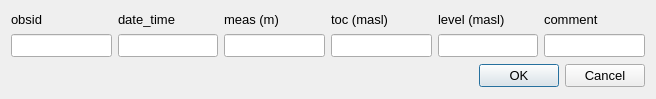
<?xml version="1.0" encoding="UTF-8"?>
<ui version="4.0">
 <class>TheDialog</class>
 <widget class="QDialog" name="TheDialog">
  <property name="windowModality">
   <enum>Qt::ApplicationModal</enum>
  </property>
  <property name="geometry">
   <rect>
    <x>0</x>
    <y>0</y>
    <width>656</width>
    <height>99</height>
   </rect>
  </property>
  <property name="sizePolicy">
   <sizepolicy hsizetype="Preferred" vsizetype="Preferred">
    <horstretch>0</horstretch>
    <verstretch>0</verstretch>
   </sizepolicy>
  </property>
  <property name="minimumSize">
   <size>
    <width>600</width>
    <height>0</height>
   </size>
  </property>
  <property name="maximumSize">
   <size>
    <width>16777215</width>
    <height>99</height>
   </size>
  </property>
  <property name="windowTitle">
   <string>Dialog</string>
  </property>
  <layout class="QGridLayout" name="gridLayout">
   <item row="0" column="0">
    <widget class="QLabel" name="label">
     <property name="sizePolicy">
      <sizepolicy hsizetype="Preferred" vsizetype="Fixed">
       <horstretch>0</horstretch>
       <verstretch>0</verstretch>
      </sizepolicy>
     </property>
     <property name="minimumSize">
      <size>
       <width>0</width>
       <height>0</height>
      </size>
     </property>
     <property name="maximumSize">
      <size>
       <width>16777215</width>
       <height>16777215</height>
      </size>
     </property>
     <property name="font">
      <font>
       <family>Arial</family>
       <pointsize>10</pointsize>
      </font>
     </property>
     <property name="text">
      <string>obsid</string>
     </property>
     <property name="alignment">
      <set>Qt::AlignBottom|Qt::AlignLeading|Qt::AlignLeft</set>
     </property>
    </widget>
   </item>
   <item row="0" column="1">
    <widget class="QLabel" name="label_2">
     <property name="sizePolicy">
      <sizepolicy hsizetype="Preferred" vsizetype="Fixed">
       <horstretch>0</horstretch>
       <verstretch>0</verstretch>
      </sizepolicy>
     </property>
     <property name="minimumSize">
      <size>
       <width>0</width>
       <height>0</height>
      </size>
     </property>
     <property name="maximumSize">
      <size>
       <width>16777215</width>
       <height>16777215</height>
      </size>
     </property>
     <property name="font">
      <font>
       <family>Arial</family>
       <pointsize>10</pointsize>
      </font>
     </property>
     <property name="text">
      <string>date_time</string>
     </property>
     <property name="alignment">
      <set>Qt::AlignBottom|Qt::AlignLeading|Qt::AlignLeft</set>
     </property>
    </widget>
   </item>
   <item row="0" column="2">
    <widget class="QLabel" name="label_5">
     <property name="sizePolicy">
      <sizepolicy hsizetype="Preferred" vsizetype="Fixed">
       <horstretch>0</horstretch>
       <verstretch>0</verstretch>
      </sizepolicy>
     </property>
     <property name="minimumSize">
      <size>
       <width>0</width>
       <height>0</height>
      </size>
     </property>
     <property name="maximumSize">
      <size>
       <width>16777215</width>
       <height>16777215</height>
      </size>
     </property>
     <property name="font">
      <font>
       <family>Arial</family>
       <pointsize>10</pointsize>
      </font>
     </property>
     <property name="text">
      <string>meas (m)</string>
     </property>
     <property name="alignment">
      <set>Qt::AlignBottom|Qt::AlignLeading|Qt::AlignLeft</set>
     </property>
    </widget>
   </item>
   <item row="0" column="3">
    <widget class="QLabel" name="label_7">
     <property name="sizePolicy">
      <sizepolicy hsizetype="Preferred" vsizetype="Fixed">
       <horstretch>0</horstretch>
       <verstretch>0</verstretch>
      </sizepolicy>
     </property>
     <property name="minimumSize">
      <size>
       <width>0</width>
       <height>0</height>
      </size>
     </property>
     <property name="maximumSize">
      <size>
       <width>16777215</width>
       <height>16777215</height>
      </size>
     </property>
     <property name="font">
      <font>
       <family>Arial</family>
       <pointsize>10</pointsize>
      </font>
     </property>
     <property name="text">
      <string>toc (masl)</string>
     </property>
     <property name="alignment">
      <set>Qt::AlignBottom|Qt::AlignLeading|Qt::AlignLeft</set>
     </property>
    </widget>
   </item>
   <item row="0" column="4">
    <widget class="QLabel" name="label_9">
     <property name="sizePolicy">
      <sizepolicy hsizetype="Preferred" vsizetype="Fixed">
       <horstretch>0</horstretch>
       <verstretch>0</verstretch>
      </sizepolicy>
     </property>
     <property name="minimumSize">
      <size>
       <width>0</width>
       <height>0</height>
      </size>
     </property>
     <property name="maximumSize">
      <size>
       <width>16777215</width>
       <height>16777215</height>
      </size>
     </property>
     <property name="font">
      <font>
       <family>Arial</family>
       <pointsize>10</pointsize>
      </font>
     </property>
     <property name="text">
      <string>level (masl)</string>
     </property>
     <property name="alignment">
      <set>Qt::AlignBottom|Qt::AlignLeading|Qt::AlignLeft</set>
     </property>
    </widget>
   </item>
   <item row="0" column="5">
    <widget class="QLabel" name="label_11">
     <property name="sizePolicy">
      <sizepolicy hsizetype="Preferred" vsizetype="Fixed">
       <horstretch>0</horstretch>
       <verstretch>0</verstretch>
      </sizepolicy>
     </property>
     <property name="minimumSize">
      <size>
       <width>0</width>
       <height>0</height>
      </size>
     </property>
     <property name="maximumSize">
      <size>
       <width>16777215</width>
       <height>16777215</height>
      </size>
     </property>
     <property name="font">
      <font>
       <family>Arial</family>
       <pointsize>10</pointsize>
      </font>
     </property>
     <property name="text">
      <string>comment</string>
     </property>
     <property name="alignment">
      <set>Qt::AlignBottom|Qt::AlignLeading|Qt::AlignLeft</set>
     </property>
    </widget>
   </item>
   <item row="1" column="0">
    <widget class="QLineEdit" name="obsid">
     <property name="sizePolicy">
      <sizepolicy hsizetype="Preferred" vsizetype="Fixed">
       <horstretch>0</horstretch>
       <verstretch>0</verstretch>
      </sizepolicy>
     </property>
     <property name="minimumSize">
      <size>
       <width>0</width>
       <height>0</height>
      </size>
     </property>
     <property name="maximumSize">
      <size>
       <width>16777215</width>
       <height>16777215</height>
      </size>
     </property>
     <property name="font">
      <font>
       <family>Arial</family>
       <pointsize>10</pointsize>
      </font>
     </property>
     <property name="toolTip">
      <string>&lt;!DOCTYPE HTML PUBLIC &quot;-//W3C//DTD HTML 4.0//EN&quot; &quot;http://www.w3.org/TR/REC-html40/strict.dtd&quot;&gt;
&lt;html&gt;&lt;head&gt;&lt;meta name=&quot;qrichtext&quot; content=&quot;1&quot; /&gt;&lt;style type=&quot;text/css&quot;&gt;
p, li { white-space: pre-wrap; }
&lt;/style&gt;&lt;/head&gt;&lt;body style=&quot; font-family:'Ubuntu'; font-size:11pt; font-weight:400; font-style:normal;&quot;&gt;
&lt;p style=&quot; margin-top:0px; margin-bottom:0px; margin-left:0px; margin-right:0px; -qt-block-indent:0; text-indent:0px;&quot;&gt;&lt;span style=&quot; font-family:'MS Shell Dlg 2'; font-size:8pt;&quot;&gt;must exist in obs_points.obsid&lt;/span&gt;&lt;/p&gt;&lt;/body&gt;&lt;/html&gt;</string>
     </property>
    </widget>
   </item>
   <item row="1" column="1">
    <widget class="QLineEdit" name="date_time">
     <property name="sizePolicy">
      <sizepolicy hsizetype="Preferred" vsizetype="Fixed">
       <horstretch>0</horstretch>
       <verstretch>0</verstretch>
      </sizepolicy>
     </property>
     <property name="minimumSize">
      <size>
       <width>0</width>
       <height>0</height>
      </size>
     </property>
     <property name="maximumSize">
      <size>
       <width>16777215</width>
       <height>16777215</height>
      </size>
     </property>
     <property name="font">
      <font>
       <family>Arial</family>
       <pointsize>10</pointsize>
      </font>
     </property>
     <property name="toolTip">
      <string>&lt;!DOCTYPE HTML PUBLIC &quot;-//W3C//DTD HTML 4.0//EN&quot; &quot;http://www.w3.org/TR/REC-html40/strict.dtd&quot;&gt;
&lt;html&gt;&lt;head&gt;&lt;meta name=&quot;qrichtext&quot; content=&quot;1&quot; /&gt;&lt;style type=&quot;text/css&quot;&gt;
p, li { white-space: pre-wrap; }
&lt;/style&gt;&lt;/head&gt;&lt;body style=&quot; font-family:'MS Shell Dlg 2'; font-size:8.25pt; font-weight:400; font-style:normal;&quot;&gt;
&lt;p style=&quot; margin-top:0px; margin-bottom:0px; margin-left:0px; margin-right:0px; -qt-block-indent:0; text-indent:0px;&quot;&gt;&lt;span style=&quot; font-size:8pt;&quot;&gt;yyyy-mm-dd hh:mm(:ss) &lt;/span&gt;&lt;/p&gt;
&lt;p style=&quot; margin-top:0px; margin-bottom:0px; margin-left:0px; margin-right:0px; -qt-block-indent:0; text-indent:0px;&quot;&gt;&lt;span style=&quot; font-size:8pt;&quot;&gt;(not empty or null)&lt;/span&gt;&lt;/p&gt;&lt;/body&gt;&lt;/html&gt;</string>
     </property>
    </widget>
   </item>
   <item row="1" column="2">
    <widget class="QLineEdit" name="meas">
     <property name="sizePolicy">
      <sizepolicy hsizetype="Preferred" vsizetype="Fixed">
       <horstretch>0</horstretch>
       <verstretch>0</verstretch>
      </sizepolicy>
     </property>
     <property name="minimumSize">
      <size>
       <width>0</width>
       <height>0</height>
      </size>
     </property>
     <property name="maximumSize">
      <size>
       <width>16777215</width>
       <height>16777215</height>
      </size>
     </property>
     <property name="font">
      <font>
       <family>Arial</family>
       <pointsize>10</pointsize>
      </font>
     </property>
     <property name="toolTip">
      <string>&lt;!DOCTYPE HTML PUBLIC &quot;-//W3C//DTD HTML 4.0//EN&quot; &quot;http://www.w3.org/TR/REC-html40/strict.dtd&quot;&gt;
&lt;html&gt;&lt;head&gt;&lt;meta name=&quot;qrichtext&quot; content=&quot;1&quot; /&gt;&lt;style type=&quot;text/css&quot;&gt;
p, li { white-space: pre-wrap; }
&lt;/style&gt;&lt;/head&gt;&lt;body style=&quot; font-family:'MS Shell Dlg 2'; font-size:8.25pt; font-weight:400; font-style:normal;&quot;&gt;
&lt;p style=&quot; margin-top:0px; margin-bottom:0px; margin-left:0px; margin-right:0px; -qt-block-indent:0; text-indent:0px;&quot;&gt;&lt;span style=&quot; font-size:8pt;&quot;&gt;Distance from measuring point (normally top of casing, toc) to water level (m)&lt;/span&gt;&lt;/p&gt;&lt;/body&gt;&lt;/html&gt;</string>
     </property>
    </widget>
   </item>
   <item row="1" column="3">
    <widget class="QLineEdit" name="h_toc">
     <property name="sizePolicy">
      <sizepolicy hsizetype="Preferred" vsizetype="Fixed">
       <horstretch>0</horstretch>
       <verstretch>0</verstretch>
      </sizepolicy>
     </property>
     <property name="minimumSize">
      <size>
       <width>0</width>
       <height>0</height>
      </size>
     </property>
     <property name="maximumSize">
      <size>
       <width>16777215</width>
       <height>16777215</height>
      </size>
     </property>
     <property name="font">
      <font>
       <family>Arial</family>
       <pointsize>10</pointsize>
      </font>
     </property>
     <property name="toolTip">
      <string>&lt;!DOCTYPE HTML PUBLIC &quot;-//W3C//DTD HTML 4.0//EN&quot; &quot;http://www.w3.org/TR/REC-html40/strict.dtd&quot;&gt;
&lt;html&gt;&lt;head&gt;&lt;meta name=&quot;qrichtext&quot; content=&quot;1&quot; /&gt;&lt;style type=&quot;text/css&quot;&gt;
p, li { white-space: pre-wrap; }
&lt;/style&gt;&lt;/head&gt;&lt;body style=&quot; font-family:'MS Shell Dlg 2'; font-size:8.25pt; font-weight:400; font-style:normal;&quot;&gt;
&lt;p style=&quot; margin-top:0px; margin-bottom:0px; margin-left:0px; margin-right:0px; -qt-block-indent:0; text-indent:0px;&quot;&gt;&lt;span style=&quot; font-size:8pt;&quot;&gt;Measuring point level (normally obs_points.h_toc)&lt;/span&gt;&lt;/p&gt;
&lt;p style=&quot; margin-top:0px; margin-bottom:0px; margin-left:0px; margin-right:0px; -qt-block-indent:0; text-indent:0px;&quot;&gt;&lt;span style=&quot; font-size:8pt;&quot;&gt;at the time for the measurement &lt;/span&gt;&lt;/p&gt;
&lt;p style=&quot; margin-top:0px; margin-bottom:0px; margin-left:0px; margin-right:0px; -qt-block-indent:0; text-indent:0px;&quot;&gt;&lt;span style=&quot; font-size:8pt;&quot;&gt;(obs_points.h_toc may vary by time)&lt;/span&gt;&lt;/p&gt;
&lt;p style=&quot; margin-top:0px; margin-bottom:0px; margin-left:0px; margin-right:0px; -qt-block-indent:0; text-indent:0px;&quot;&gt;&lt;span style=&quot; font-size:8pt;&quot;&gt;elevation system given by obs_points.h_syst&lt;/span&gt;&lt;/p&gt;
&lt;p style=&quot;-qt-paragraph-type:empty; margin-top:0px; margin-bottom:0px; margin-left:0px; margin-right:0px; -qt-block-indent:0; text-indent:0px; font-size:8pt;&quot;&gt;&lt;/p&gt;
&lt;p style=&quot; margin-top:0px; margin-bottom:0px; margin-left:0px; margin-right:0px; -qt-block-indent:0; text-indent:0px;&quot;&gt;&lt;span style=&quot; font-size:8pt; font-weight:600;&quot;&gt;Note!&lt;/span&gt;&lt;span style=&quot; font-size:8pt;&quot;&gt; &lt;/span&gt;&lt;/p&gt;
&lt;p style=&quot; margin-top:0px; margin-bottom:0px; margin-left:0px; margin-right:0px; -qt-block-indent:0; text-indent:0px;&quot;&gt;&lt;span style=&quot; font-size:8pt;&quot;&gt;This value can be copied from obs_points &lt;/span&gt;&lt;/p&gt;
&lt;p style=&quot; margin-top:0px; margin-bottom:0px; margin-left:0px; margin-right:0px; -qt-block-indent:0; text-indent:0px;&quot;&gt;&lt;span style=&quot; font-size:8pt;&quot;&gt;table by selecting &lt;/span&gt;&lt;/p&gt;
&lt;p style=&quot; margin-top:0px; margin-bottom:0px; margin-left:0px; margin-right:0px; -qt-block-indent:0; text-indent:0px;&quot;&gt;&lt;span style=&quot; font-size:8pt; font-style:italic;&quot;&gt;Midvatten - Edit Data - calculate w level...&lt;/span&gt;&lt;/p&gt;&lt;/body&gt;&lt;/html&gt;</string>
     </property>
    </widget>
   </item>
   <item row="1" column="4">
    <widget class="QLineEdit" name="level_masl">
     <property name="sizePolicy">
      <sizepolicy hsizetype="Preferred" vsizetype="Fixed">
       <horstretch>0</horstretch>
       <verstretch>0</verstretch>
      </sizepolicy>
     </property>
     <property name="minimumSize">
      <size>
       <width>0</width>
       <height>0</height>
      </size>
     </property>
     <property name="maximumSize">
      <size>
       <width>16777215</width>
       <height>16777215</height>
      </size>
     </property>
     <property name="font">
      <font>
       <family>Arial</family>
       <pointsize>10</pointsize>
      </font>
     </property>
     <property name="toolTip">
      <string>&lt;!DOCTYPE HTML PUBLIC &quot;-//W3C//DTD HTML 4.0//EN&quot; &quot;http://www.w3.org/TR/REC-html40/strict.dtd&quot;&gt;
&lt;html&gt;&lt;head&gt;&lt;meta name=&quot;qrichtext&quot; content=&quot;1&quot; /&gt;&lt;style type=&quot;text/css&quot;&gt;
p, li { white-space: pre-wrap; }
&lt;/style&gt;&lt;/head&gt;&lt;body style=&quot; font-family:'MS Shell Dlg 2'; font-size:8.25pt; font-weight:400; font-style:normal;&quot;&gt;
&lt;p style=&quot; margin-top:0px; margin-bottom:0px; margin-left:0px; margin-right:0px; -qt-block-indent:0; text-indent:0px;&quot;&gt;&lt;span style=&quot; font-size:8pt;&quot;&gt;water level elevation (masl) in system obs_points.h_syst&lt;/span&gt;&lt;/p&gt;
&lt;p style=&quot;-qt-paragraph-type:empty; margin-top:0px; margin-bottom:0px; margin-left:0px; margin-right:0px; -qt-block-indent:0; text-indent:0px; font-size:8pt;&quot;&gt;&lt;/p&gt;
&lt;p style=&quot; margin-top:0px; margin-bottom:0px; margin-left:0px; margin-right:0px; -qt-block-indent:0; text-indent:0px;&quot;&gt;&lt;span style=&quot; font-size:8pt; font-weight:600;&quot;&gt;Note!&lt;/span&gt;&lt;span style=&quot; font-size:8pt;&quot;&gt; &lt;/span&gt;&lt;/p&gt;
&lt;p style=&quot; margin-top:0px; margin-bottom:0px; margin-left:0px; margin-right:0px; -qt-block-indent:0; text-indent:0px;&quot;&gt;&lt;span style=&quot; font-size:8pt;&quot;&gt;This value can be calculated by selecting &lt;/span&gt;&lt;/p&gt;
&lt;p style=&quot; margin-top:0px; margin-bottom:0px; margin-left:0px; margin-right:0px; -qt-block-indent:0; text-indent:0px;&quot;&gt;&lt;span style=&quot; font-size:8pt; font-style:italic;&quot;&gt;Midvatten - Edit Data - calculate w level...&lt;/span&gt;&lt;/p&gt;&lt;/body&gt;&lt;/html&gt;</string>
     </property>
    </widget>
   </item>
   <item row="1" column="5">
    <widget class="QLineEdit" name="comment">
     <property name="sizePolicy">
      <sizepolicy hsizetype="Preferred" vsizetype="Fixed">
       <horstretch>0</horstretch>
       <verstretch>0</verstretch>
      </sizepolicy>
     </property>
     <property name="minimumSize">
      <size>
       <width>0</width>
       <height>0</height>
      </size>
     </property>
     <property name="maximumSize">
      <size>
       <width>16777215</width>
       <height>16777215</height>
      </size>
     </property>
     <property name="font">
      <font>
       <family>Arial</family>
       <pointsize>10</pointsize>
      </font>
     </property>
    </widget>
   </item>
   <item row="2" column="4" colspan="2">
    <widget class="QDialogButtonBox" name="buttonBox">
     <property name="font">
      <font>
       <family>Arial</family>
       <pointsize>10</pointsize>
      </font>
     </property>
     <property name="orientation">
      <enum>Qt::Horizontal</enum>
     </property>
     <property name="standardButtons">
      <set>QDialogButtonBox::Cancel|QDialogButtonBox::Ok</set>
     </property>
    </widget>
   </item>
  </layout>
 </widget>
 <tabstops>
  <tabstop>obsid</tabstop>
  <tabstop>date_time</tabstop>
  <tabstop>meas</tabstop>
  <tabstop>h_toc</tabstop>
  <tabstop>level_masl</tabstop>
  <tabstop>comment</tabstop>
  <tabstop>buttonBox</tabstop>
 </tabstops>
 <resources/>
 <connections>
  <connection>
   <sender>buttonBox</sender>
   <signal>accepted()</signal>
   <receiver>TheDialog</receiver>
   <slot>accept()</slot>
   <hints>
    <hint type="sourcelabel">
     <x>248</x>
     <y>254</y>
    </hint>
    <hint type="destinationlabel">
     <x>157</x>
     <y>274</y>
    </hint>
   </hints>
  </connection>
  <connection>
   <sender>buttonBox</sender>
   <signal>rejected()</signal>
   <receiver>TheDialog</receiver>
   <slot>reject()</slot>
   <hints>
    <hint type="sourcelabel">
     <x>316</x>
     <y>260</y>
    </hint>
    <hint type="destinationlabel">
     <x>286</x>
     <y>274</y>
    </hint>
   </hints>
  </connection>
 </connections>
</ui>
